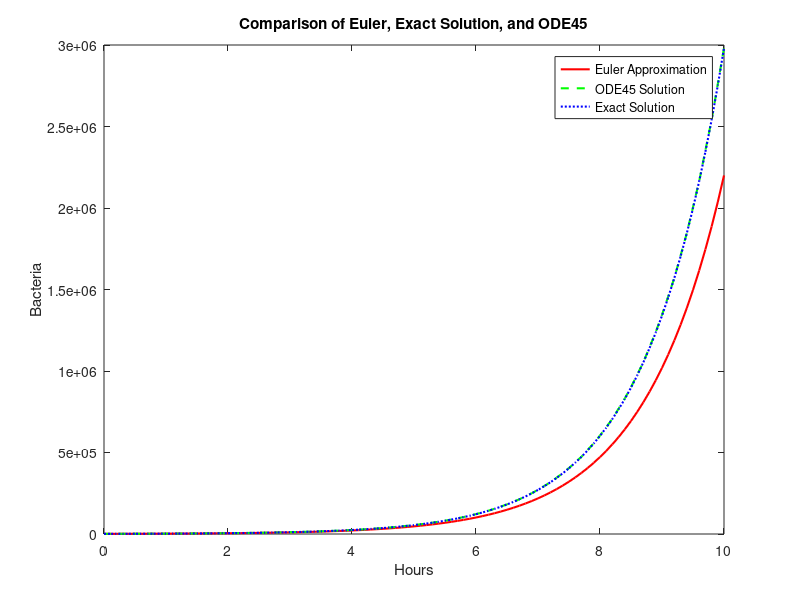

This chart was generated by the following MATLAB code:
% Suppose a colony of 1000 bacteria is multiplying at the rate of r =0.8 per hour
% per individual. How many bacteria are there after 10 hours?

% This is an exponential growth
% N(t) = N(0)e^(rt)

% Using Euler Algorithm
% N_(i+1) = N_i + rhN_i

%Taking h as 0.1
h = 0.1; %step
r = 0.8; % rate
a = 0; % time 0
b = 10; % time span
m = (b-a)/h; %m interval steps
N = zeros(1,m+1);
N(1) = 1000;
t = a:h:b;

for i = 1:m
     N(i+1) = N(i) + r*h*N(i);
end

Nex = N(1) * exp(r*t);
% Solve using ode45
[t_ode, Node] = ode45(@(t, N) 0.8*N, [0 10], 1000);

% Fix: Interpolate ode45 results to match t
Node_interp = interp1(t_ode, Node, t, 'linear', 'extrap');

% Display results
format bank
disp([t' N' Nex' Node_interp'])

% Plot the results
plot(t,N, 'r', 'LineWidth', 1.5), xlabel('Hours'), ylabel('Bacteria')
hold on
plot(t, Node_interp, 'g--', 'LineWidth', 1.5)
plot(t, Nex, 'b:', 'LineWidth', 1.5)
title('Comparison of Euler, Exact Solution, and ODE45')
legend('Euler Approximation', 'ODE45 Solution', 'Exact Solution')
hold off
%saveas(gcf, 'Euler vs ODE45.jpg');
